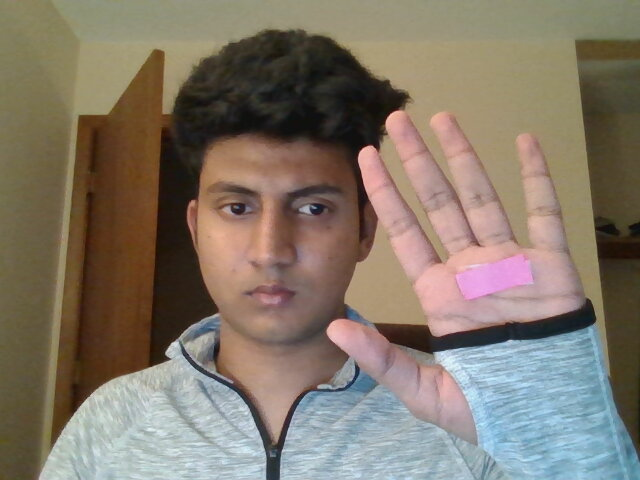
#> input picture sample.jpg, 640 x 480 px, given in place of the camera
$ jupyter execute 'Naive Hand Gesture Recognition.ipynb'
#> lines starting #> are read from the running program, lines starting #| are printed output that depends on the picture; after the words box and inside, x2 and y2 are one past the last pixel; in counts of white or black regions, pixels touching at a corner belong together
[cell 1]
from collections import deque
from imutils.video import VideoStream
import numpy as np
import argparse
import cv2
import imutils
import time

[cell 2]
# defaults for my skin colour
LowerBound = (145,66,193)
UpperBound = (165,86,273)

[cell 3]
# mouse callback function
def pick_color(event,x,y,flags,param):
    global UpperBound, LowerBound
    if event == cv2.EVENT_LBUTTONDOWN:
        pixel = image_hsv[y,x]
        #you might want to adjust the ranges(+-10, etc):
        UpperBound =  (pixel[0] + 40, pixel[1] + 40, pixel[2] + 40)
        LowerBound =  (pixel[0] - 40, pixel[1] - 40, pixel[2] - 40)

[cell 4]
vs = VideoStream(src=0).start()
# allow the camera or video file to warm up
time.sleep(2.0)

[cell 5]
while True:
    frame = vs.read()
#> frame is the input picture: shape (480, 640, 3); mean B, G, R 106.1, 119.8, 131
    # check to see if webcam is initialized or not
    if frame is None:
        print("error with webcam")
        break
    else:
        # set the call back function to color picker
        # display image to pick the tracker color
        cv2.namedWindow('hsv')
        cv2.setMouseCallback('hsv', pick_color)
        image_hsv = cv2.cvtColor(frame,cv2.COLOR_BGR2HSV)
#> image_hsv: shape (480, 640, 3); mean H, S, V 41.2, 80.8, 137.9
        cv2.imshow("hsv",image_hsv)

    key = cv2.waitKey(1) & 0xFF
#> (key q is pressed here)
    # break if q is pressed
    if key == ord("q"):
        break

cv2.destroyAllWindows()

[cell 6]
# initialize the list of tracked points, the frame counter,
# and the coordinate deltas
pts = deque(maxlen=32)
counter = 0
(dX, dY) = (0, 0)
direction = ""

[cell 7]
# keep looping
while True:
    # grab the current frame
    frame = vs.read()

    # if we are viewing a video and we did not grab a frame,
    # then we have reached the end of the video
    if frame is None:
        break

    # resize the frame, blur it, and convert it to the HSV
    # color space
    frame = imutils.resize(frame, width=600)
#> frame: shape (450, 600, 3)
    blurred = cv2.GaussianBlur(frame, (11, 11), 0)
    hsv = cv2.cvtColor(blurred, cv2.COLOR_BGR2HSV)
#> hsv: shape (450, 600, 3); mean H, S, V 40.2, 79.7, 137.8

    # construct a mask for the color "green", then perform
    # a series of dilations and erosions to remove any small
    # blobs left in the mask
    mask = cv2.inRange(hsv, np.float32(LowerBound), np.float32(UpperBound))
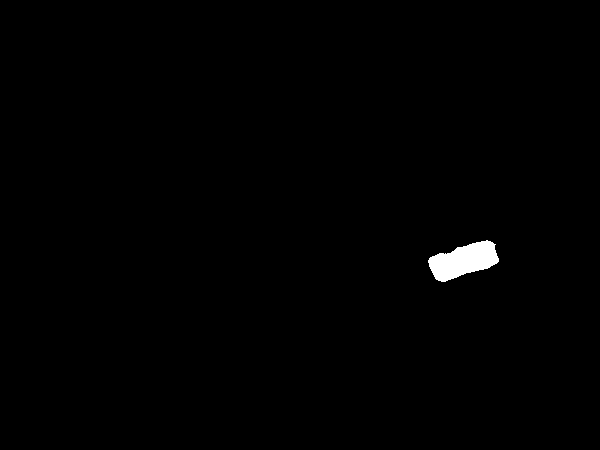
#> mask: shape (450, 600); 0.67% white; 1 white region, box (x1, y1, x2, y2) and area: (428, 240, 499, 282) 1798
    mask = cv2.erode(mask, None, iterations=2)
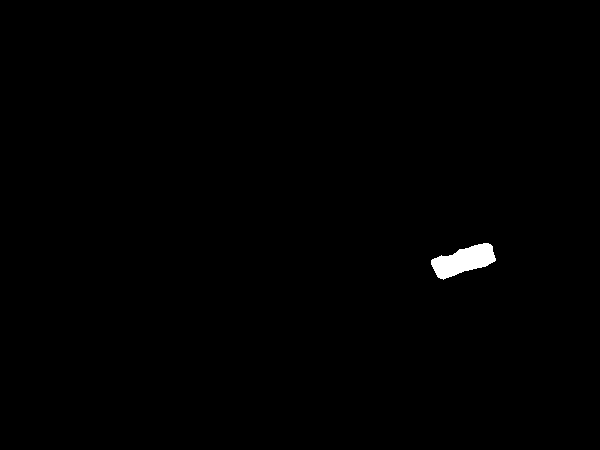
#> mask: shape (450, 600); 0.5% white; 1 white region, box (x1, y1, x2, y2) and area: (431, 243, 496, 280) 1359
    mask = cv2.dilate(mask, None, iterations=2)
#> mask: shape (450, 600); 0.66% white; 1 white region

    # find contours in the mask and initialize the current
    # (x, y) center of the ball
    cnts = cv2.findContours(mask.copy(), cv2.RETR_EXTERNAL,
        cv2.CHAIN_APPROX_SIMPLE)
#> cnts = 1 contour; box (x1, y1, x2, y2) and area: (429, 241, 498, 282) 1704
    cnts = imutils.grab_contours(cnts)
    center = None
    # only proceed if at least one contour was found
    if len(cnts) > 0:
        # find the largest contour in the mask, then use
        # it to compute the minimum enclosing circle and
        # centroid
        c = max(cnts, key=cv2.contourArea)
#> c = contour of 94 points, box (x1, y1, x2, y2) (429, 241, 498, 282), area 1704
        ((x, y), radius) = cv2.minEnclosingCircle(c)
#> x = 462.7; y = 258.5; radius = 34.51
        M = cv2.moments(c)
#> M = moments, m00 1703.5, centre m10/m00, m01/m00 = (463.2, 260.4)
        center = (int(M["m10"] / M["m00"]), int(M["m01"] / M["m00"]))
#> center = (463, 260)


        # only proceed if the radius meets a minimum size
        if radius > 3:
            # draw the circle and centroid on the frame,
            # then update the list of tracked points
            cv2.circle(frame, (int(x), int(y)), int(radius),
                (0, 255, 255), 2)
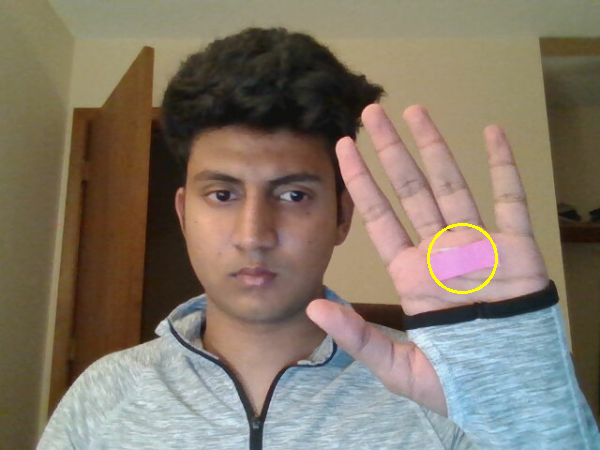
#> frame: shape (450, 600, 3); mean B, G, R 105.7, 120, 131.1
            cv2.circle(frame, center, 5, (0, 0, 255), -1)
#> frame: shape (450, 600, 3); 0.03% of pixels changed, all inside (x1, y1, x2, y2) = (458, 255, 469, 266)
            pts.appendleft(center)

    # loop over the set of tracked points
    for i in np.arange(1, len(pts)):
        # if either of the tracked points are None, ignore
        # them
        if pts[i - 1] is None or pts[i] is None:
            continue

        # check to see if enough points have been accumulated in
        # the buffer
        if counter >= 10 and i == 1 and len(pts)==32 is not None:
            # compute the difference between the x and y
            # coordinates and re-initialize the direction
            # text variables
            dX = pts[-10][0] - pts[i][0]
            dY = pts[-10][1] - pts[i][1]
            (dirX, dirY) = ("", "")

            # ensure there is significant movement in the
            # x-direction
            if np.abs(dX) > 10:
                dirX = "Right" if np.sign(dX) == 1 else "Left"

            # ensure there is significant movement in the
            # y-direction
            if np.abs(dY) > 10:
                dirY = "Up" if np.sign(dY) == 1 else "down"

            # handle when both directions are non-empty
            if dirX != "" and dirY != "":
                direction = "{}-{}".format(dirY, dirX)

            # otherwise, only one direction is non-empty
            else:
                direction = dirX if dirX != "" else dirY

        # otherwise, compute the thickness of the line and
        # draw the connecting lines
        thickness = int(np.sqrt(16 / float(i + 1)) * 2.5)
        cv2.line(frame, pts[i - 1], pts[i], (0, 0, 255), thickness)

    # show the movement deltas and the direction of movement on
    # the frame
    cv2.putText(frame, direction, (10, 30), cv2.FONT_HERSHEY_SIMPLEX,
        0.65, (0, 0, 255), 3)
    cv2.putText(frame, "dx: {}, dy: {}".format(dX, dY),
        (10, frame.shape[0] - 10), cv2.FONT_HERSHEY_SIMPLEX,
        0.35, (0, 0, 255), 1)
#> frame: shape (450, 600, 3); mean B, G, R 105.5, 119.9, 131.2

    # show the frame to our screen and increment the frame counter
    cv2.imshow("Frame", frame)
    key = cv2.waitKey(1) & 0xFF
#> (key q is pressed here)
    counter += 1

    # if the 'q' key is pressed, stop the loop
    if key == ord("q"):
        break


vs.stop()

# close all windows
cv2.destroyAllWindows()
